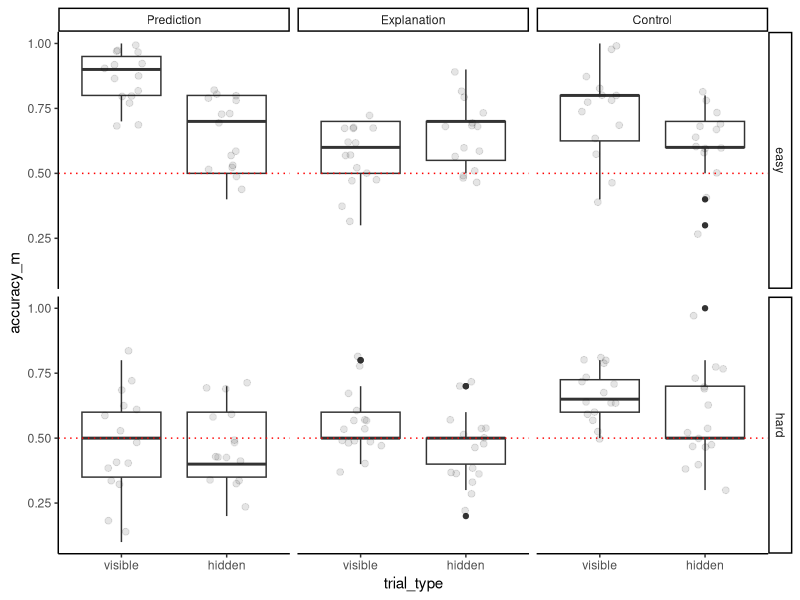
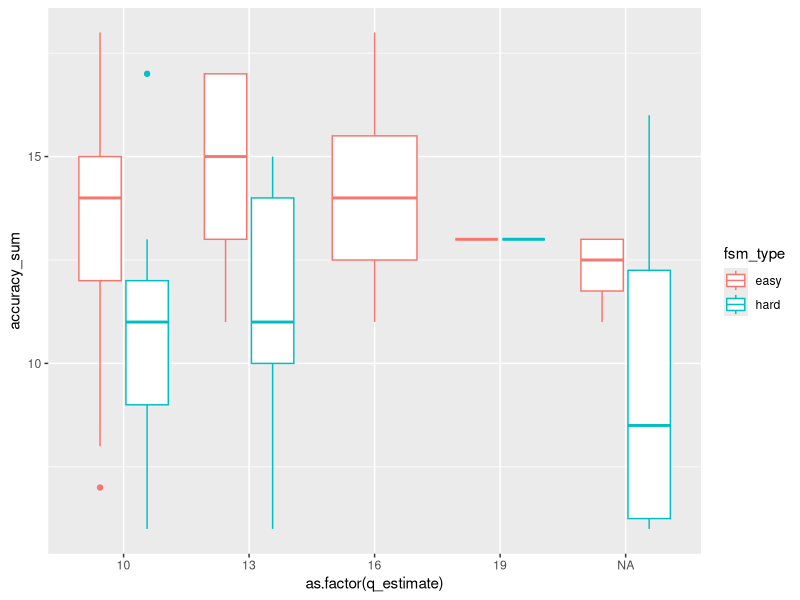

Generate these figures, in order, with R:
## ---- chunk 1
library(tidyverse)
ss <- read.csv("../data_clean/2023-01-28_participants_clean_an-exp1_n-91.csv")
ts_p <- read.csv("../data_clean/2023-01-28_test_prediction_clean_an-exp1_n-91.csv")
ts_c <- read.csv("../data_clean/2023-01-28_test_control_clean_an-exp1_n-91.csv")
ts_e <- read.csv("../data_clean/2023-01-28_test_explanation_clean_an-exp1_n-91.csv")
## ---- chunk 2
tmp_p <- ts_p %>% select(participant_id, fsm_type, trial_type, response_correct, response, correct_response = prediction_correct, trial_id) %>% mutate(task = "Prediction")
tmp_c <- ts_c %>% select(participant_id, fsm_type, trial_type, response_correct, trial_id) %>% mutate(task = "Control")
tmp_e <- ts_e %>% select(participant_id, fsm_type, trial_type, response_correct, trial_id) %>% mutate(task = "Explanation")

ts <- tmp_p %>% bind_rows(tmp_c) %>% bind_rows(tmp_e)
## ---- chunk 3
tmp <- ts %>% group_by(participant_id, trial_type, fsm_type, task) %>% summarise(accuracy_m = mean(response_correct, na.rm = T)) %>% 
  mutate(trial_type = as.factor(trial_type), 
         fsm_type = as.factor(fsm_type), 
         task = as.factor(task)) %>% 
  mutate(trial_type = fct_rev(trial_type),
         fsm_type = fct_rev(fsm_type), 
         task = fct_relevel(task, c("Prediction", "Explanation", "Control")))

ggplot(tmp, aes(trial_type, accuracy_m)) + 
  geom_boxplot() + 
  geom_point(position = position_jitter(0.2, seed = 1), alpha = 0.1, size = 2)+
  geom_hline(yintercept=0.5,color="red", linetype = "dotted") + 
  facet_grid(fsm_type~task) + theme_classic()
## ---- chunk 4
tmp_est <- ss %>% select(participant_id, q_estimate)
tmp_acc <- ts %>% group_by(participant_id, task, fsm_type) %>% summarise(accuracy_sum = sum(response_correct))
tmp_ss_acc <- tmp_acc %>% left_join(tmp_est)
ggplot(tmp_ss_acc, aes(as.factor(q_estimate), accuracy_sum, color = fsm_type)) + 
  geom_boxplot()
